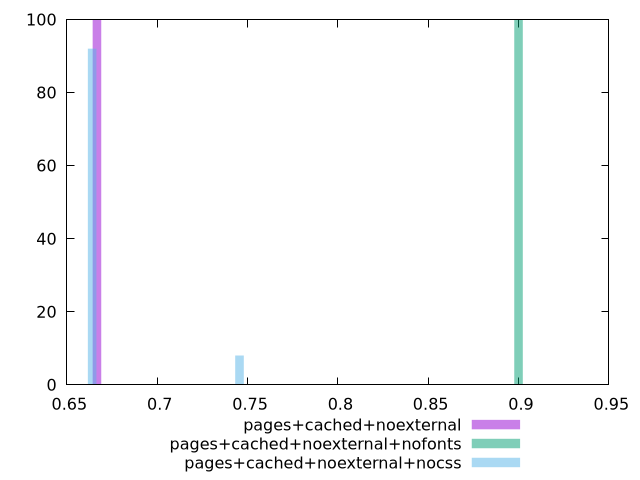

gnuplot code for this plot:
$_pagesCachedNoexternal <<EOF
0.6666666666666667 100
EOF
$_pagesCachedNoexternalNofonts <<EOF
0.9 100
EOF
$_pagesCachedNoexternalNocss <<EOF
0.6640222180247964 92
0.7455688062032803 8
EOF
set key outside below
set terminal pngcairo
set output "report_00004_2020-11-02T20-21-41.718Z/uses-text-compression/uses-text-compression_pages+cached+noexternal_pages+cached+noexternal+nofonts_pages+cached+noexternal+nocss+hist.png"
set boxwidth 0.0047195556395040715
set style fill transparent solid 0.5 noborder
set yrange [0:100]
plot $_pagesCachedNoexternal title "pages+cached+noexternal" with boxes ,$_pagesCachedNoexternalNofonts title "pages+cached+noexternal+nofonts" with boxes ,$_pagesCachedNoexternalNocss title "pages+cached+noexternal+nocss" with boxes ,
